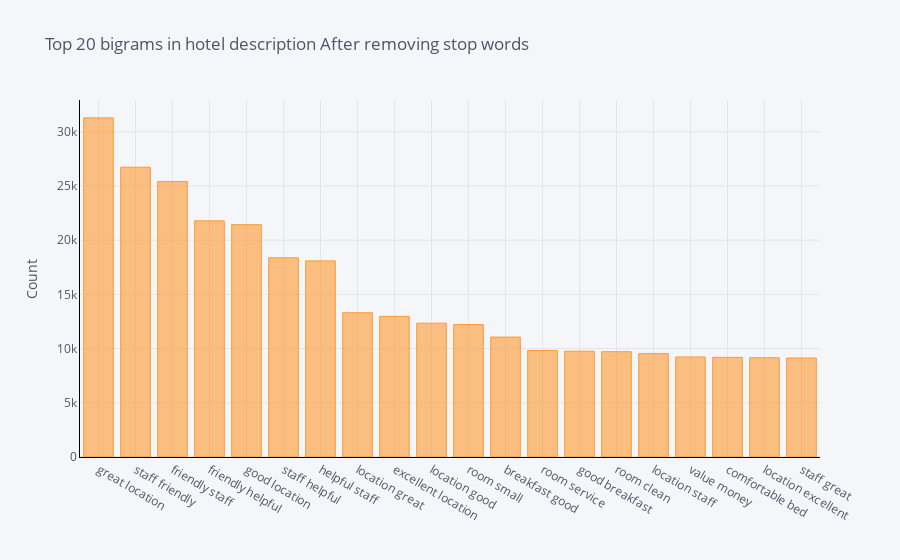

Write notebook code for a chart like this one.
### Code cell
common_words = get_top_n_words_with_stop_words(hotel_review['review_text'], 20,y=(2,2))
df4 = pd.DataFrame(common_words, columns = ['review_text' , 'count'])
df4.groupby('review_text').sum()['count'].sort_values(ascending=False).iplot(kind='bar', yTitle='Count', linecolor='black', title='Top 20 bigrams in hotel description After removing stop words')

### Figure 1 — Plotly figure (JSON) as saved in the notebook; plotly's stock layout.template omitted (floating-point values rounded to 4 significant figures)
{"data": [{"marker": {"color": "rgba(255, 153, 51, 0.6)", "line": {"color": "rgba(255, 153, 51, 1.0)", "width": 1}}, "name": "count", "orientation": "v", "text": "", "type": "bar", "x": ["great location", "staff friendly", "friendly staff", "friendly helpful", "good location", "staff helpful", "helpful staff", "location great", "excellent location", "location good", "room small", "breakfast good", "room service", "good breakfast", "room clean", "location staff", "value money", "comfortable bed", "location excellent", "staff great"], "y": [31284, 26734, 25406, 21786, 21431, 18376, 18091, 13309, 12975, 12346, 12214, 11060, 9825, 9760, 9714, 9535, 9231, 9191, 9158, 9131]}], "layout": {"legend": {"bgcolor": "#F5F6F9", "font": {"color": "#4D5663"}}, "paper_bgcolor": "#F5F6F9", "plot_bgcolor": "#F5F6F9", "title": {"font": {"color": "#4D5663"}, "text": "Top 20 bigrams in hotel description After removing stop words"}, "xaxis": {"gridcolor": "#E1E5ED", "linecolor": "black", "showgrid": true, "tickfont": {"color": "#4D5663"}, "title": {"font": {"color": "#4D5663"}, "text": ""}, "zerolinecolor": "#E1E5ED"}, "yaxis": {"gridcolor": "#E1E5ED", "linecolor": "black", "showgrid": true, "tickfont": {"color": "#4D5663"}, "title": {"font": {"color": "#4D5663"}, "text": "Count"}, "zerolinecolor": "#E1E5ED"}}}
